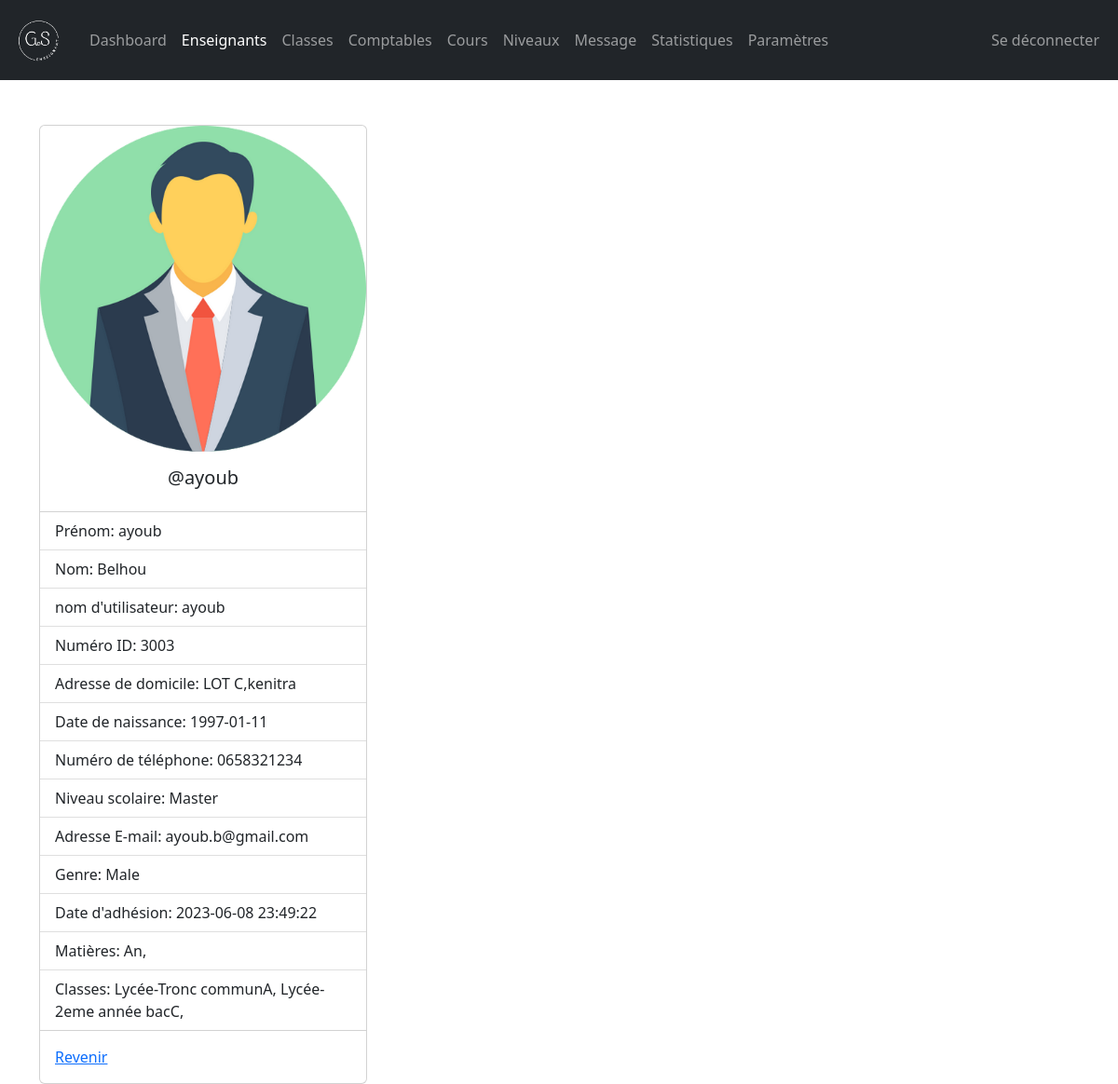
The page /admin/teacher-view.php?teacher_id=9 (signed in) on the database its author committed.
### tables this page shows
CREATE TABLE `teachers` (
  `teacher_id` int(11) NOT NULL,
  `username` varchar(127) NOT NULL,
  `password` varchar(255) NOT NULL,
  `class` varchar(31) NOT NULL,
  `fname` varchar(127) NOT NULL,
  `lname` varchar(127) NOT NULL,
  `subjects` varchar(31) NOT NULL,
  `address` varchar(31) NOT NULL,
  `employee_number` int(11) NOT NULL,
  `date_of_birth` date DEFAULT NULL,
  `phone_number` varchar(31) NOT NULL,
  `qualification` varchar(127) NOT NULL,
  `gender` varchar(7) NOT NULL,
  `email_address` varchar(255) NOT NULL,
  `date_of_joined` datetime NOT NULL DEFAULT current_timestamp()
);

### admin/data/teacher.php (called while the page is built, shortened)
<?php
function getTeacherById($teacher_id, $conn){
   $sql = "SELECT * FROM teachers
           WHERE teacher_id=?";
   $stmt = $conn->prepare($sql);
   $stmt->execute([$teacher_id]);
   if ($stmt->rowCount() == 1) {
     $teacher = $stmt->fetch();
     return $teacher;
   }else {
    return 0;
   }
}

### admin/data/subject.php (called while the page is built, shortened)
<?php
function getSubjectById($subject_id, $conn){
   $sql = "SELECT * FROM subjects
           WHERE subject_id=?";
   $stmt = $conn->prepare($sql);
   $stmt->execute([$subject_id]);
   if ($stmt->rowCount() == 1) {
     $subject = $stmt->fetch();
     return $subject;
   }else {
   	return 0;
   }
}
 ?>

### admin/data/class.php (called while the page is built, shortened)
<?php
function getClassById($class_id, $conn){
   $sql = "SELECT * FROM class
           WHERE class_id=?";
   $stmt = $conn->prepare($sql);
   $stmt->execute([$class_id]);
   if ($stmt->rowCount() == 1) {
     $class = $stmt->fetch();
     return $class;
   }else {
    return 0;
   }
}

### admin/data/grade.php (called while the page is built, shortened)
<?php
function getGradeById($grade_id, $conn){
   $sql = "SELECT * FROM grades
           WHERE grade_id=?";
   $stmt = $conn->prepare($sql);
   $stmt->execute([$grade_id]);
   if ($stmt->rowCount() == 1) {
     $grade = $stmt->fetch();
     return $grade;
   }else {
    return 0;
   }
}

### admin/data/section.php (called while the page is built, shortened)
<?php
function getSectioById($section_id, $conn){
   $sql = "SELECT * FROM section
           WHERE section_id=?";
   $stmt = $conn->prepare($sql);
   $stmt->execute([$section_id]);
   if ($stmt->rowCount() == 1) {
     $section = $stmt->fetch();
     return $section;
   }else {
    return 0;
   }
}

### admin/teacher-view.php (the view, shortened to what this page needs)
<?php
if (isset($_SESSION['admin_id']) &&
    isset($_SESSION['role'])) {
    if ($_SESSION['role'] == 'Admin') {
       include "../DB_connection.php";
       include "data/teacher.php";
       include "data/subject.php";
       include "data/grade.php";
       include "data/section.php";
       include "data/class.php";
       if(isset($_GET['teacher_id'])){
       $teacher_id = $_GET['teacher_id'];
       $teacher = getTeacherById($teacher_id,$conn);
 ?>
<!DOCTYPE html>
<html lang="en">
<head>
	<link rel="stylesheet" href="https://cdn.jsdelivr.net/npm/bootstrap@5.2.0/dist/css/bootstrap.min.css">
	<link rel="stylesheet" href="../css/style.css">
  <link rel="stylesheet" href="https://cdnjs.cloudflare.com/ajax/libs/font-awesome/4.7.0/css/font-awesome.min.css">
</head>
<body>
    <?php
        include "inc/navbar.php";
        if ($teacher != 0) {
     ?>
     <div class="container mt-5">
         <div class="card" style="width: 22rem;">
          <img src="../img/teacher-<?=$teacher['gender']?>.png" class="card-img-top" alt="...">
          <div class="card-body">
            <h5 class="card-title text-center">@<?=$teacher['username']?></h5>
          </div>
          <ul class="list-group list-group-flush">
            <li class="list-group-item">Prénom: <?=$teacher['fname']?></li>
            <li class="list-group-item">Nom: <?=$teacher['lname']?></li>
            <li class="list-group-item">nom d'utilisateur: <?=$teacher['username']?></li>
            <li class="list-group-item">Numéro ID: <?=$teacher['employee_number']?></li>
            <li class="list-group-item">Adresse de domicile: <?=$teacher['address']?></li>
            <li class="list-group-item">Date de naissance: <?=$teacher['date_of_birth']?></li>
            <li class="list-group-item">Numéro de téléphone: <?=$teacher['phone_number']?></li>
            <li class="list-group-item">Niveau scolaire: <?=$teacher['qualification']?></li>
            <li class="list-group-item">Adresse E-mail: <?=$teacher['email_address']?></li>
            <li class="list-group-item">Genre: <?=$teacher['gender']?></li>
            <li class="list-group-item">Date d'adhésion: <?=$teacher['date_of_joined']?></li>
            <li class="list-group-item">Matières:
                <?php
                   $s = '';
                   $subjects = str_split(trim($teacher['subjects']));
                   foreach ($subjects as $subject) {
                      $s_temp = getSubjectById($subject, $conn);
                      if ($s_temp != 0)
                        $s .=$s_temp['subject_code'].', ';
                   }
                   echo $s;
                ?>
            </li>
            <li class="list-group-item">Classes:
                  <?php
                     $c = '';
                     $classes = str_split(trim($teacher['class']));
                     foreach ($classes as $class_id) {
                         $class = getClassById($class_id, $conn);
                        $c_temp = getGradeById($class['grade'], $conn);
                        $section = getSectioById($class['section'], $conn);
                        if ($c_temp != 0)
                          $c .=$c_temp['grade_code'].'-'.
                               $c_temp['grade'].$section['section'].', ';
                     }
                     echo $c;
                  ?>
            </li>
          </ul>
          <div class="card-body">
            <a href="teacher.php" class="card-link">Revenir</a>
          </div>
        </div>
     </div>
     <?php
        }else {
          header("Location: teacher.php");
          exit;
        }
     ?>
</body>
</html>
<?php
    }else {
        header("Location: teacher.php");
        exit;
    }
  }else {
    header("Location: ../login.php");
    exit;
  }
}else {
	header("Location: ../login.php");
	exit;
}
?>

### admin/inc/navbar.php (shortened to what this page needs)
<nav class="navbar navbar-expand-lg navbar-dark bg-dark">
  <div class="container-fluid">
    <a class="navbar-brand" href="index.php">
      <img src="../G.S (2).png" width="60">
    </a>
    <div class="collapse navbar-collapse" id="navbarSupportedContent">
      <ul class="navbar-nav me-auto mb-2 mb-lg-0"
          id="navLinks">
        <li class="nav-item">
          <a class="nav-link"
             aria-current="page"
             href="index.php">Dashboard</a>
        </li>
        <li class="nav-item">
          <a class="nav-link" href="teacher.php">Enseignants</a>
        </li>
        <li class="nav-item">
          <a class="nav-link" href="class.php">Classes</a>
        </li>
        <li class="nav-item">
          <a class="nav-link" href="registrar-office.php">Comptables</a>
        </li>
        <li class="nav-item">
          <a class="nav-link" href="course.php">Cours</a>
        </li>
        <li class="nav-item">
          <a class="nav-link" href="grade.php">Niveaux</a>
        </li>
        <li class="nav-item">
          <a class="nav-link" href="message.php">Message</a>
        </li>
        <li class="nav-item">
          <a class="nav-link" href="statistics.html">Statistiques</a>
        </li>
        <li class="nav-item">
          <a class="nav-link" href="settings.php">Paramètres</a>
        </li>
      </ul>
      <ul class="navbar-nav me-right mb-2 mb-lg-0">
        <li class="nav-item">
          <a class="nav-link" href="../logout.php">Se déconnecter</a>
        </li>
      </ul>
  </div>
    </div>
</nav>

### rows shown on the page
teachers: gender (picture), username "ayoub", fname "ayoub", lname "Belhou", employee_number "3003", address "LOT C,kenitra", date_of_birth "1997-01-11", phone_number "0658321234", qualification "Master", email_address "ayoub.b@gmail.com", gender "Male", date_of_joined "2023-06-08 23:49:22"

### other values the page prints
$s "An,"
$c "Lycée-Tronc communA, Lycée-2eme année bacC,"
